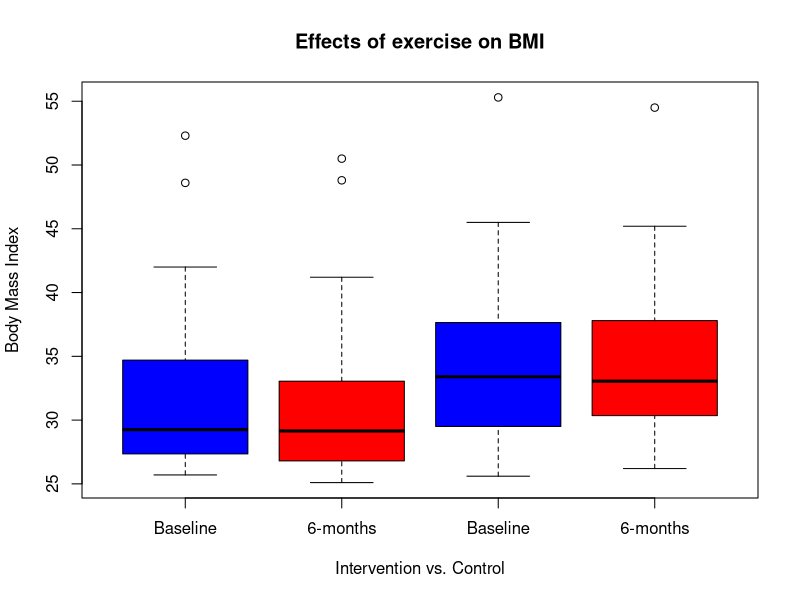
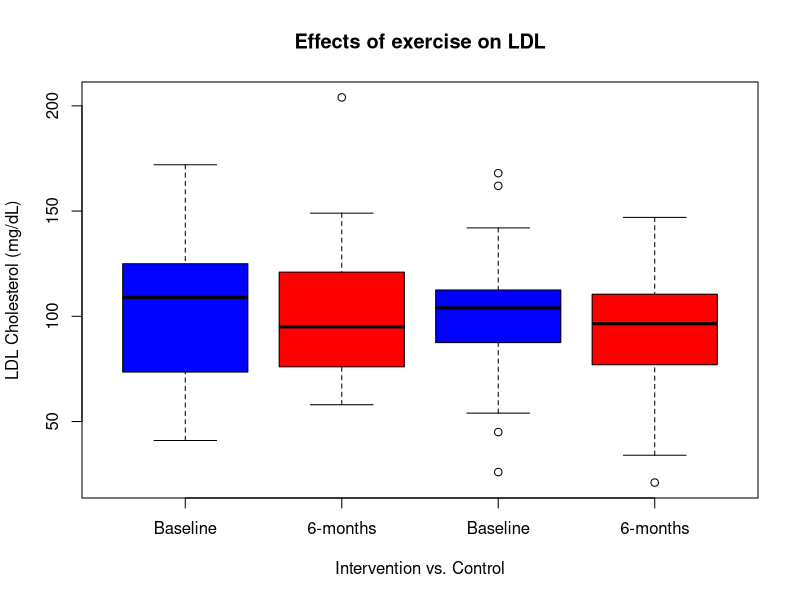

Write R code to recreate these figures, in order.
## ---- chunk 1
library(tidyverse)
library(arsenal)
library(knitr)
## ---- chunk 2

exercise <- read.csv("./Exercise.csv", skip = 1)

## ---- chunk 3

my_labels <- list(Age = "Age (yrs)", Gender = "Gender", Race = "Race", HTN = "Hypertensive", T2DM = "Type 2 Diabetes", Depression = "Depression", Smokes = "Smoker")
## ---- chunk 4
my_controls <- tableby.control(
               total = FALSE,
               test = FALSE,  # No test p-values yet
               numeric.stats = c("meansd", "medianq1q3"),
               cat.stats = c("countpct"),
               stats.labels = list(
               meansd = "Mean (SD)",
               medianq1q3 = "Median (Q1, Q3)",
               countpct = "N (%)"))
## ---- chunk 5

table1 <- exercise %>%
  mutate(Group = factor(Group, labels = c("Intervention","Control"))) %>%
  mutate(Gender = factor(Gender, labels = c("Male", "Female"))) %>%
  mutate(Race = factor(Race, labels = list('1' = "African American", '2' = "Hispanic", '3' = "African American"))) %>%
  mutate(HTN = factor(HTN, labels = c("Yes","No"))) %>%
  mutate(T2DM = factor(T2DM, labels = c("Yes", "No"))) %>%
  mutate(Depression = factor(Depression, labels = c("Yes","No"))) %>%
  mutate(Smokes = factor(Smokes,labels = c("Yes","No")))
## ---- chunk 6
solution1a <- tableby(Group ~ Age + Gender + Race + HTN + T2DM + Depression + Smokes, 
                      data = table1, control = my_controls)
## ---- chunk 7
summary(solution1a, title = "Demographics and Co-Morbidities", labelTranslations = my_labels,text = TRUE)

## ---- chunk 8
new_df <- select(exercise,Group,PRE,POST,PRE.1,POST.1,PRE.2,POST.2,PRE.3,POST.3,PRE.4,POST.4,PRE.5,POST.5)
new_df1 <- filter(new_df, Group == 1)
new_df2 <- filter(new_df, Group == 0)
new_col1 <- tibble(pull(new_df1,POST) - pull(new_df1,PRE), pull(new_df1,POST.1) - pull(new_df1,PRE.1), pull(new_df1, POST.2) - pull(new_df1,PRE.2), pull(new_df1,POST.3) - pull(new_df1, PRE.3), pull(new_df1,POST.4) - pull(new_df1,PRE.4), pull(new_df1,POST.5) - pull(new_df1,PRE.5))
colnames(new_col1) <- c("Sys_d", "Dia_d", "BMI_d", "HDL_d", "LDL_d", "Glu_d")
new_col2 <- tibble(pull(new_df2,POST) - pull(new_df2,PRE), pull(new_df2,POST.1) - pull(new_df2,PRE.1), pull(new_df2, POST.2) - pull(new_df2,PRE.2), pull(new_df2,POST.3) - pull(new_df2, PRE.3), pull(new_df2,POST.4) - pull(new_df2,PRE.4), pull(new_df2,POST.5) - pull(new_df2,PRE.5))
colnames(new_col2) <- c("Sys_d", "Dia_d", "BMI_d", "HDL_d", "LDL_d", "Glu_d")
## ---- chunk 9
library(ggplot2)
## ---- chunk 10
#BMI_boxplot2 <- select(filter(exercise, Group == 0), PRE.2, POST.2)
BMI_df1a <- pull(filter(exercise, Group == 1), PRE.2)
BMI_df1b <- pull(filter(exercise, Group == 1), POST.2)
BMI_df0a <- pull(filter(exercise, Group == 0), PRE.2)
BMI_df0b <- pull(filter(exercise, Group == 0), POST.2)
BMI_good <- cbind(BMI_df1a, BMI_df1b, BMI_df0a, BMI_df0b)
BMI_labels <- list(BMI_df1a = "Baseline", BMI_df1b = "6-months", BMI_df0a = "Baseline", BMI_df0b = "6-months")

LDL_df1a <- pull(filter(exercise, Group == 1), PRE.4)
LDL_df1b <- pull(filter(exercise, Group == 1), POST.4)
LDL_df0a <- pull(filter(exercise, Group == 0), PRE.4)
LDL_df0b <- pull(filter(exercise, Group == 0), POST.4)
LDL_good <- cbind(LDL_df1a, LDL_df1b, LDL_df0a, LDL_df0b)
LDL_labels <- list(LDL_df1a = "Baseline", LDL_df1b = "6-months", LDL_df0a = "Baseline", LDL_df0b = "6-months")
## ---- chunk 11
boxplot(BMI_good,
        names = BMI_labels,
        xlab = "Intervention vs. Control",
        ylab = "Body Mass Index", 
        col = c("blue","red"), 
        main = "Effects of exercise on BMI")
boxplot(LDL_good,
        names = LDL_labels,
        xlab = "Intervention vs. Control",
        ylab = "LDL Cholesterol (mg/dL)", 
        col = c("blue","red"), 
        main = "Effects of exercise on LDL")
